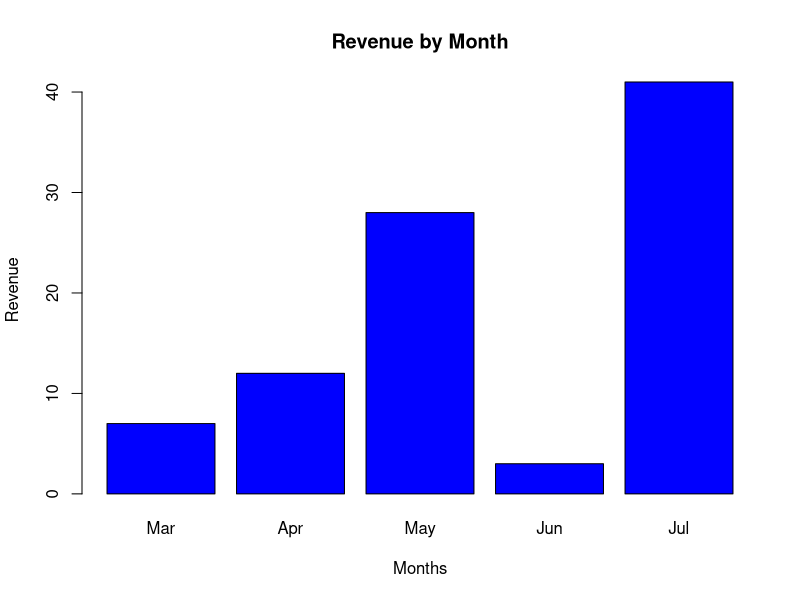

Write the R code that produced this figure.
# Create the data for the chart
H <- c(7,12,28,3,41)
M <- c("Mar","Apr","May","Jun","Jul")

# Give the chart file a name
png(file = "barchart_months_revenue.png")

# Plot the bar chart
barplot(H, xlab = "Months", ylab = "Revenue", main = "Revenue by Month", names.arg = M, col = "blue")

# Save the file
dev.off()